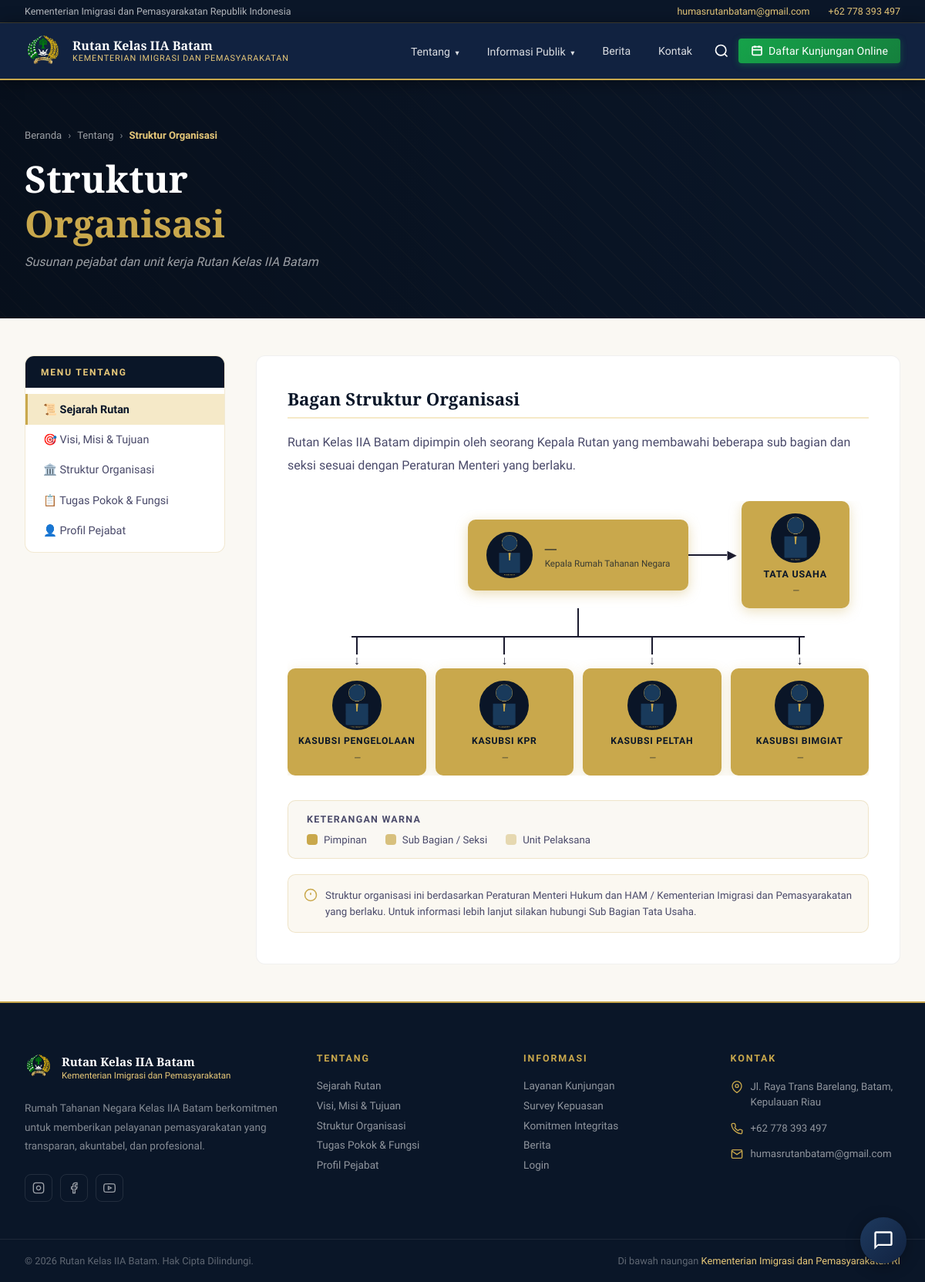
Screenshot of /pages/struktur.php with the database file from the repository.
### tables this page shows
CREATE TABLE `pejabat` (
  `id`          INT AUTO_INCREMENT PRIMARY KEY,
  `kode`        VARCHAR(50) NOT NULL UNIQUE,    
  `jabatan`     VARCHAR(150) NOT NULL,
  `nama`        VARCHAR(150),
  `nip`         VARCHAR(30),
  `pangkat`     VARCHAR(100),
  `pendidikan`  VARCHAR(100),
  `bio`         TEXT,
  `foto`        VARCHAR(255),
  `urutan`      TINYINT DEFAULT 0
);

### pages/struktur.php (the view, shortened to what this page needs)
<?php
$db = getDB();
$pejabat = $db->query("SELECT * FROM pejabat ORDER BY urutan ASC")->fetchAll();
function strukturFotoUrl($kode) {
    global $pejabat;
    foreach ($pejabat as $p) {
        if ($p['kode'] === $kode) {
            return BASE_URL . '/images/' . htmlspecialchars($kode) . '.jpg';
        }
    }
    return BASE_URL . '/images/' . htmlspecialchars($kode) . '.jpg';
}
function strukturNama($kode) {
    global $pejabat;
    foreach ($pejabat as $p) {
        if ($p['kode'] === $kode) {
            return htmlspecialchars($p['nama'] ?? '—');
        }
    }
    return 'Nama Pejabat';
}
include __DIR__ . '/../header.php';
?>
  <div class="page-header">
    <div class="page-header-overlay"></div>
    <div class="page-header-inner">
      <div class="breadcrumb">
        <a href="<?= BASE_URL ?>/index.php">Beranda</a>
        <span>›</span>
        <a href="#">Tentang</a>
        <span>›</span>
        <span class="breadcrumb-active">Struktur Organisasi</span>
      </div>
      <h1 class="page-title">Struktur<br/><span>Organisasi</span></h1>
      <p class="page-subtitle">Susunan pejabat dan unit kerja Rutan Kelas IIA Batam</p>
    </div>
  </div>
  <main class="page-main">
    <div class="page-container">
      <aside class="page-sidebar">
        <div class="sidebar-title">Menu Tentang</div>
        <ul class="sidebar-menu">
          <li><a href="<?= BASE_URL ?>/sejarah" class="active">📜 Sejarah Rutan</a></li>
          <li><a href="<?= BASE_URL ?>/visi-misi">🎯 Visi, Misi &amp; Tujuan</a></li>
          <li><a href="<?= BASE_URL ?>/struktur">🏛️ Struktur Organisasi</a></li>
          <li><a href="<?= BASE_URL ?>/tupoksi">📋 Tugas Pokok &amp; Fungsi</a></li>
          <li><a href="<?= BASE_URL ?>/pejabat">👤 Profil Pejabat</a></li>
        </ul>
      </aside>
      <article class="page-content">
        <div class="content-body">
          <h2 class="content-heading">Bagan Struktur Organisasi</h2>
          <p>Rutan Kelas IIA Batam dipimpin oleh seorang Kepala Rutan yang membawahi beberapa sub bagian dan seksi sesuai dengan Peraturan Menteri yang berlaku.</p>
          <div class="org-chart">
            <div class="org-level-top">
              <div class="org-box org-box-top">
                <div class="org-avatar">
                  <img src="<?= strukturFotoUrl('karutan') ?>" alt="Kepala Rutan"
                    onerror="this.style.display='none'; this.nextElementSibling.style.display='flex'"/>
                </div>
                <div class="org-info">
                  <div class="org-name"><?= strukturNama('karutan') ?></div>
                  <div class="org-jabatan">Kepala Rumah Tahanan Negara</div>
                </div>
              </div>
              <div class="org-arrow-right">
                <div class="org-arrow-line"></div>
                <div class="org-arrow-head">▶</div>
                <div class="org-box org-box-side">
                  <div class="org-foto-circle">
                    <img src="<?= strukturFotoUrl('tata-usaha') ?>" alt="Tata Usaha"
                      onerror="this.style.display='none'; this.nextElementSibling.style.display='flex'"/>
                  </div>
                  <div class="org-box-label">TATA USAHA</div>
                  <div class="org-box-nama"><?= strukturNama('tata-usaha') ?></div>
                </div>
              </div>
            </div>
            <div class="org-connector-center">
              <div class="org-v-line"></div>
            </div>
            <div class="org-connector-center">
              <div class="org-h-line"></div>
            </div>
            <div class="org-level-bottom">
              <div class="org-col-bottom">
                <div class="org-v-line-short"></div>
                <div class="org-arrow-down">↓</div>
                <div class="org-box org-box-mid">
                  <div class="org-foto-circle">
                    <img src="<?= strukturFotoUrl('kasubsi-pengelolaan') ?>" alt="Kasubsi Pengelolaan"
                      onerror="this.style.display='none'; this.nextElementSibling.style.display='flex'"/>
                  </div>
                  <div class="org-box-label">KASUBSI PENGELOLAAN</div>
                  <div class="org-box-nama"><?= strukturNama('kasubsi-pengelolaan') ?></div>
                </div>
              </div>
              <div class="org-col-bottom">
                <div class="org-v-line-short"></div>
                <div class="org-arrow-down">↓</div>
                <div class="org-box org-box-mid">
                  <div class="org-foto-circle">
                    <img src="<?= strukturFotoUrl('kasubsi-kpr') ?>" alt="Kasubsi KPR"
                      onerror="this.style.display='none'; this.nextElementSibling.style.display='flex'"/>
                  </div>
                  <div class="org-box-label">KASUBSI KPR</div>
                  <div class="org-box-nama"><?= strukturNama('kasubsi-kpr') ?></div>
                </div>
              </div>
              <div class="org-col-bottom">
                <div class="org-v-line-short"></div>
                <div class="org-arrow-down">↓</div>
                <div class="org-box org-box-mid">
                  <div class="org-foto-circle">
                    <img src="<?= strukturFotoUrl('kasubsi-peltah') ?>" alt="Kasubsi Peltah"
                      onerror="this.style.display='none'; this.nextElementSibling.style.display='flex'"/>
                  </div>
                  <div class="org-box-label">KASUBSI PELTAH</div>
                  <div class="org-box-nama"><?= strukturNama('kasubsi-peltah') ?></div>
                </div>
              </div>
              <div class="org-col-bottom">
                <div class="org-v-line-short"></div>
                <div class="org-arrow-down">↓</div>
                <div class="org-box org-box-mid">
                  <div class="org-foto-circle">
                    <img src="<?= strukturFotoUrl('kasubsi-bimgiat') ?>" alt="Kasubsi Bimgiat"
                      onerror="this.style.display='none'; this.nextElementSibling.style.display='flex'"/>
                  </div>
                  <div class="org-box-label">KASUBSI BIMGIAT</div>
                  <div class="org-box-nama"><?= strukturNama('kasubsi-bimgiat') ?></div>
                </div>
              </div>
            </div>
          </div>
          <div class="org-keterangan">
            <div class="org-ket-title">Keterangan Warna</div>
            <div class="org-ket-list">
              <div class="org-ket-item">
                <div class="org-ket-dot org-ket-dot-top"></div>
                <span>Pimpinan</span>
              </div>
              <div class="org-ket-item">
                <div class="org-ket-dot org-ket-dot-mid"></div>
                <span>Sub Bagian / Seksi</span>
              </div>
              <div class="org-ket-item">
                <div class="org-ket-dot org-ket-dot-bottom"></div>
                <span>Unit Pelaksana</span>
              </div>
            </div>
          </div>
          <div class="org-note">
            <svg viewBox="0 0 24 24" fill="none" stroke="currentColor" stroke-width="2" width="18" height="18">
              <circle cx="12" cy="12" r="10"/>
              <line x1="12" y1="8" x2="12" y2="12"/>
              <line x1="12" y1="16" x2="12.01" y2="16"/>
            </svg>
            Struktur organisasi ini berdasarkan Peraturan Menteri Hukum dan HAM / Kementerian Imigrasi dan Pemasyarakatan yang berlaku. Untuk informasi lebih lanjut silakan hubungi Sub Bagian Tata Usaha.
          </div>
        </div>
      </article>
    </div>
  </main>
<?php include __DIR__ . '/../backend/includes/footer.php'; ?>

### css/style.css (style rules this page uses)
:root { --navy: #0a1628; --navy-mid: #112240; --navy-light: #1a3a5c; --gold: #c9a84c; --gold-light: #e8c97a; --gold-pale: #f5e9c8; --cream: #faf8f3; --white: #ffffff; --text-dark: #1a1a2e; --text-mid: #4a4a6a; --text-light: #8888aa; --border: rgba(201, 168, 76, 0.25); }
* { margin: 0; padding: 0; box-sizing: border-box; }
html { scroll-behavior: smooth; }
body { font-family: 'Source Sans 3', sans-serif; background: var(--cream); color: var(--text-dark); overflow-x: hidden; }

### css/struktur.css (style rules this page uses)
.org-chart { margin: 2rem 0 1rem; overflow-x: auto; min-width: 620px; }
.org-level-top { display: flex; align-items: center; justify-content: center; }
.org-box-top { background: var(--gold); border-radius: 10px; padding: 1rem 1.5rem; display: flex; align-items: center; gap: 1rem; min-width: 260px; box-shadow: 0 4px 16px rgba(201,168,76,0.4); }
.org-avatar { width: 60px; height: 60px; min-width: 60px; border-radius: 50%; overflow: hidden; border: 3px solid var(--navy); background: var(--navy); }
.org-avatar img { width: 100%; height: 100%; object-fit: cover; display: block; }
.org-name { font-family: 'Playfair Display', serif; font-size: 0.95rem; font-weight: 700; color: var(--navy); line-height: 1.3; }
.org-jabatan { font-size: 0.73rem; color: var(--navy); opacity: 0.75; margin-top: 2px; }
.org-arrow-right { flex: 1; display: flex; align-items: center; justify-content: flex-start; }
.org-arrow-line { width: 50px; height: 2px; background: var(--text-dark); flex-shrink: 0; }
.org-arrow-head { font-size: 1rem; color: var(--text-dark); line-height: 1; margin-right: 6px; flex-shrink: 0; }
.org-box-side { background: var(--gold); border-radius: 10px; padding: 1rem 1.25rem; text-align: center; min-width: 140px; box-shadow: 0 4px 16px rgba(201,168,76,0.35); display: flex; flex-direction: column; align-items: center; gap: 0.4rem; }
.org-foto-circle { width: 64px; height: 64px; border-radius: 50%; overflow: hidden; border: 3px solid var(--navy); background: var(--navy); flex-shrink: 0; }
.org-foto-circle img { width: 100%; height: 100%; object-fit: cover; display: block; }
.org-box-label { font-size: 0.78rem; font-weight: 700; color: var(--navy); letter-spacing: 0.06em; line-height: 1.3; }
.org-box-nama { font-size: 0.72rem; color: var(--navy); opacity: 0.7; font-style: italic; }
.org-connector-center { display: flex; justify-content: center; }
.org-v-line { width: 2px; height: 36px; background: var(--text-dark); }
.org-h-line { width: 78%; height: 2px; background: var(--text-dark); }
.org-level-bottom { display: flex; justify-content: space-around; align-items: flex-start; gap: 0.75rem; }
.org-col-bottom { display: flex; flex-direction: column; align-items: center; flex: 1; }
.org-v-line-short { width: 2px; height: 22px; background: var(--text-dark); }
.org-arrow-down { font-size: 1rem; color: var(--text-dark); line-height: 1; margin-bottom: 2px; }
.org-box-mid { background: var(--gold); border-radius: 10px; padding: 1rem 0.75rem; text-align: center; width: 100%; box-shadow: 0 4px 16px rgba(201,168,76,0.25); display: flex; flex-direction: column; align-items: center; gap: 0.4rem; transition: transform 0.2s, box-shadow 0.2s; }
.org-box-mid .org-box-label { font-size: 0.76rem; }
.org-keterangan { margin-top: 2rem; padding: 1rem 1.5rem; background: var(--cream); border-radius: 10px; border: 1px solid var(--border); }
.org-ket-title { font-size: 0.78rem; font-weight: 700; color: var(--text-mid); text-transform: uppercase; letter-spacing: 0.1em; margin-bottom: 0.75rem; }
.org-ket-list { display: flex; gap: 1.5rem; flex-wrap: wrap; }
.org-ket-item { display: flex; align-items: center; gap: 8px; font-size: 0.83rem; color: var(--text-mid); }
.org-ket-dot { width: 14px; height: 14px; border-radius: 4px; flex-shrink: 0; }
.org-ket-dot-top { background: var(--gold); }
.org-ket-dot-mid { background: var(--gold); opacity: 0.7; }
.org-ket-dot-bottom { background: var(--gold); opacity: 0.4; }
.org-note { display: flex; align-items: flex-start; gap: 10px; margin-top: 1.25rem; padding: 1rem 1.25rem; background: rgba(201,168,76,0.08); border: 1px solid rgba(201,168,76,0.25); border-radius: 10px; font-size: 0.83rem; color: var(--text-mid); line-height: 1.6; }
.org-note svg { flex-shrink: 0; color: var(--gold); margin-top: 1px; }

### rows the page displays
pejabat: nama "—"
pejabat: nama "—"
pejabat: nama "—"
pejabat: nama "—"
pejabat: nama "—"
pejabat: nama "—"
